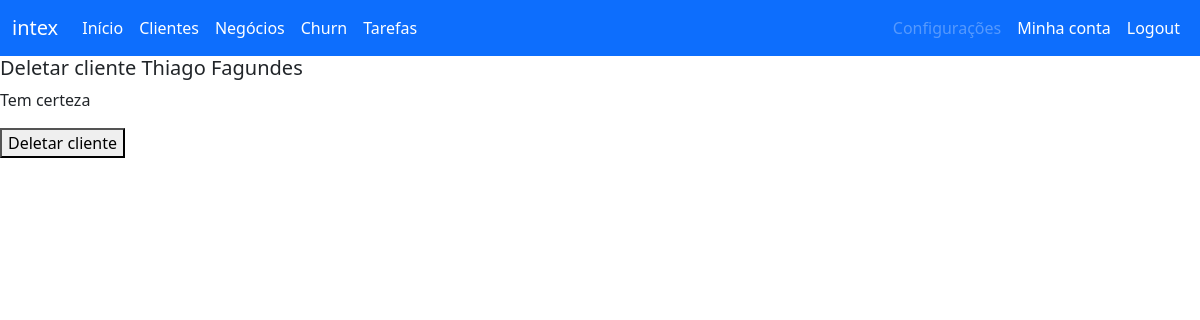
Page /cliente/1/deletar/ (signed in) on the earlier database version.
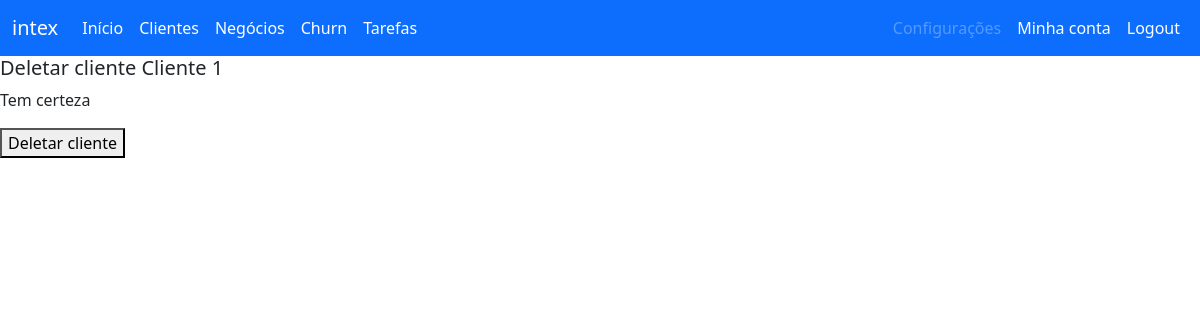
Same page on the later database version.
### gestaocarteira/models.py (models this page shows, shortened)
class Cliente(models.Model):
    CICLO_VIDA = [
        ("O", "Onboarding"),
        ("R", "Risco"),
        ("E", "Expansão"),
        ("P", "Promoção")
    ]
    nome = models.CharField(max_length=150)
    cidade = models.CharField(max_length=250)
    data_nascimento = models.DateField(null=True, blank=True)
    cpf_cnpj = models.CharField(max_length=20)
    identificador = models.CharField(max_length=150, blank=True, null=True)
    porte = models.CharField(max_length=30, blank=True, null=True)
    carteira = models.ForeignKey(Carteira, on_delete=models.SET_NULL, blank=True, null=True)
    ciclo_de_vida = models.CharField(max_length=1, choices=CICLO_VIDA)
    nota_NPS = models.FloatField(max_length=4)

### gestaocarteira/views.py (the view)
# urls.py: path('cliente/<int:pk>/deletar/', DeletarCliente.as_view(), name='deletar_cliente'),
class DeletarCliente(DeleteView):
    model = Cliente
    template_name = 'clientes/deletarcliente.html'
    success_url = reverse_lazy('clientes')

### templates/clientes/deletarcliente.html (shortened to what this page needs)
{% extends 'base.html' %}
{% block main %}
<h5>Deletar cliente {{ cliente.nome }}</h5>
<form method="post">
    <p>Tem certeza</p>
    <button type="submit">Deletar cliente</button>
</form>
{% endblock %}

Differences in the rows shown:
changed Cliente: nome "Thiago Fagundes" → "Cliente 1"
